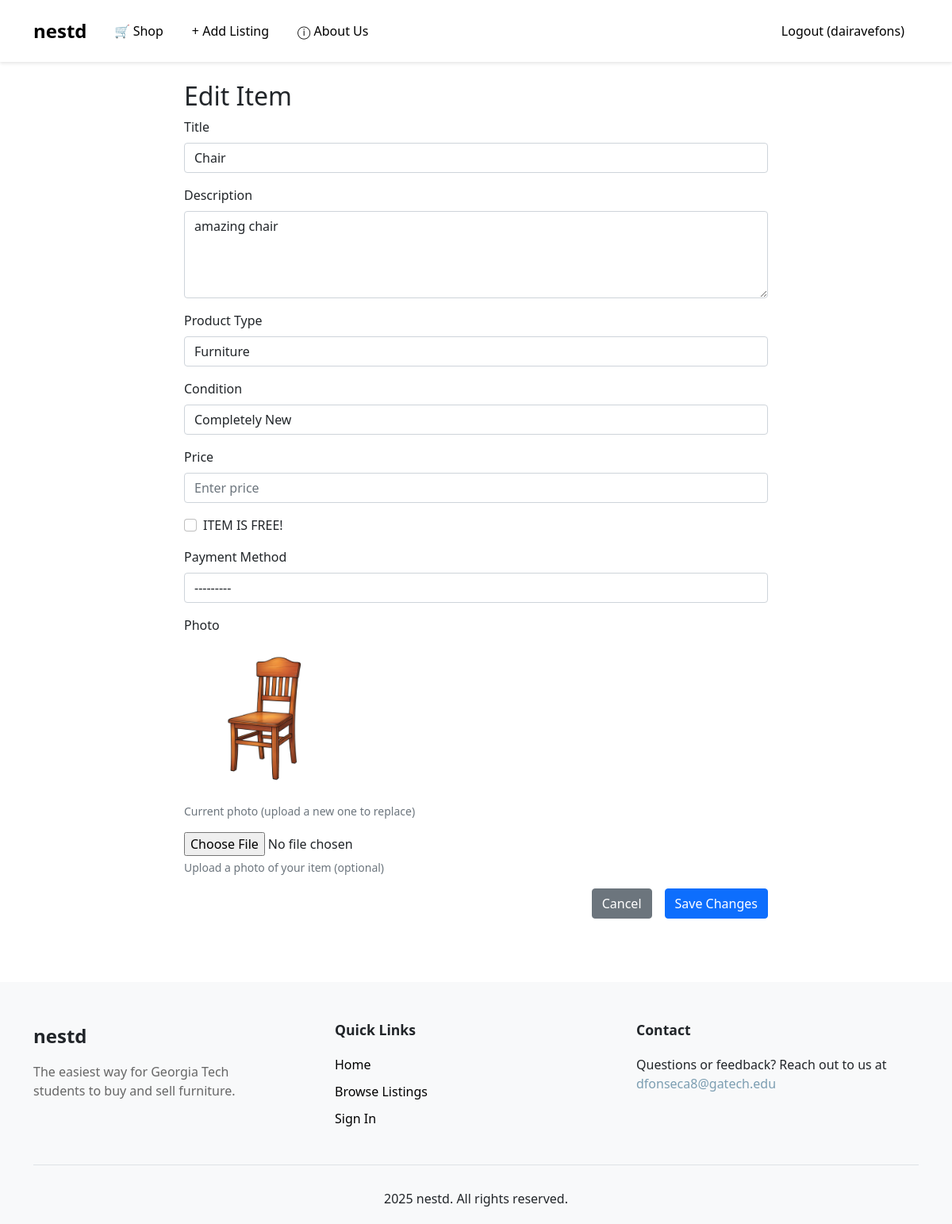
Screenshot of /shop/edit/1/ (signed in) with the database file from the repository.
### products/models.py (models this page shows, shortened)
class Post(models.Model):
    CONDITION_CHOICES = [
        ('completely_new', 'Completely New'),
        ('almost_new', 'Almost New'),
        ('worn_down', 'Worn Down'),
    ]
    PAYMENT_METHODS = [
        ('venmo', 'Venmo'),
        ('zelle', 'Zelle'),
        ('cash', 'Cash'),
    ]
    title = models.CharField(max_length=200)
    description = models.TextField()
    product_type = models.CharField(max_length=100)
    condition = models.CharField(max_length=20, choices=CONDITION_CHOICES)
    price = models.DecimalField(max_digits=10, decimal_places=2, blank=True, null=True)
    is_free = models.BooleanField(default=False)
    payment_method = models.CharField(max_length=20, choices=PAYMENT_METHODS, blank=True)
    photo = models.ImageField(upload_to='product_photos/', blank=True, null=True)
    author = models.ForeignKey(User, on_delete=models.CASCADE)
    created_at = models.DateTimeField(auto_now_add=True)
    updated_at = models.DateTimeField(auto_now=True)
    is_claimed = models.BooleanField(default=False)
    claimed_by = models.ForeignKey(User, on_delete=models.SET_NULL, null=True, blank=True, related_name='claimed_posts')
    class Meta:
        ordering = ['-created_at']

### products/views.py (the view)
# urls.py: path('edit/<int:post_id>/', views.edit_post, name='edit_post'),
@login_required
def edit_post(request, post_id):
    post = get_object_or_404(Post, id=post_id)
    if post.author != request.user:
        messages.error(request, 'You do not have permission to edit this post.')
        return redirect('post_detail', post_id=post.id)
    if request.method == 'POST':
        form = PostForm(request.POST, request.FILES, instance=post)
        if form.is_valid():
            form.save()
            messages.success(request, 'Your post has been updated successfully!')
            return redirect('post_detail', post_id=post.id)
    else:
        form = PostForm(instance=post)
    return render(request, 'products/edit_post.html', {'form': form, 'post': post})

### products/forms.py
class PostForm(forms.ModelForm):
    class Meta:
        model = Post
        fields = ['title', 'description', 'product_type', 'condition', 'price', 'is_free', 'payment_method', 'photo']
        widgets = {
            'title': forms.TextInput(attrs={'class': 'form-control', 'placeholder': 'Enter product title'}),
            'description': forms.Textarea(attrs={'class': 'form-control', 'rows': 4, 'placeholder': 'Describe your product'}),
            'product_type': forms.TextInput(attrs={'class': 'form-control', 'placeholder': 'e.g., Electronics, Books, Furniture'}),
            'condition': forms.Select(attrs={'class': 'form-control'}),
            'price': forms.NumberInput(attrs={'class': 'form-control', 'placeholder': 'Enter price', 'step': '0.01', 'id': 'id_price'}),
            'is_free': forms.CheckboxInput(attrs={'class': 'form-check-input', 'id': 'id_is_free'}),
            'payment_method': forms.Select(attrs={'class': 'form-control'}),
            'photo': forms.FileInput(attrs={'class': 'form-control-file', 'accept': 'image/*'}),
        }

### products/templates/products/edit_post.html (shortened to what this page needs)
{% extends 'base.html' %}
{% block content %}
<div class="row justify-content-center">
    <div class="col-md-8">
        <h2>Edit Item</h2>
        <form method="post" enctype="multipart/form-data">
            <div class="mb-3">
                <label for="{{ form.title.id_for_label }}" class="form-label">Title</label>
                {{ form.title }}
            </div>
            <div class="mb-3">
                <label for="{{ form.description.id_for_label }}" class="form-label">Description</label>
                {{ form.description }}
            </div>
            <div class="mb-3">
                <label for="{{ form.product_type.id_for_label }}" class="form-label">Product Type</label>
                {{ form.product_type }}
            </div>
            <div class="mb-3">
                <label for="{{ form.condition.id_for_label }}" class="form-label">Condition</label>
                {{ form.condition }}
            </div>
            <div class="mb-3">
                <label for="{{ form.price.id_for_label }}" class="form-label">Price</label>
                {{ form.price }}
            </div>
            <div class="mb-3 form-check">
                {{ form.is_free }}
                <label for="{{ form.is_free.id_for_label }}" class="form-check-label">ITEM IS FREE!</label>
            </div>
            <div class="mb-3">
                <label for="{{ form.payment_method.id_for_label }}" class="form-label">Payment Method</label>
                {{ form.payment_method }}
            </div>
            <div class="mb-3">
                <label for="{{ form.photo.id_for_label }}" class="form-label">Photo</label>
                {% if post.photo %}
                    <div class="mb-2">
                        <img src="{{ post.photo.url }}" alt="{{ post.title }}" style="max-width: 200px; max-height: 200px;">
                        <p class="form-text">Current photo (upload a new one to replace)</p>
                    </div>
                {% endif %}
                {{ form.photo }}
                <div class="form-text">Upload a photo of your item (optional)</div>
            </div>
            <div class="d-grid gap-2 d-md-flex justify-content-md-end">
                <a href="{% url 'post_detail' post.id %}" class="btn btn-secondary me-md-2">Cancel</a>
                <button type="submit" class="btn btn-primary">Save Changes</button>
            </div>
        </form>
    </div>
</div>
{% endblock %}

### products/templates/base.html (shortened to what this page needs)
<!DOCTYPE html>
<html lang="en">
<head>
    <link href="https://cdn.jsdelivr.net/npm/bootstrap@5.1.3/dist/css/bootstrap.min.css" rel="stylesheet">
</head>
<body>
    <nav class="navbar navbar-expand-lg navbar-custom">
        <div class="container">
            <a class="navbar-brand" href="{% url 'home' %}">nestd</a>
            <div class="collapse navbar-collapse" id="navbarNav">
                <ul class="navbar-nav me-auto">
                    <li class="nav-item">
                        <a class="nav-link" href="/shop/">🛒 Shop</a>
                    </li>
                    <li class="nav-item">
                        <a class="nav-link" href="/shop/create/">+ Add Listing</a>
                    </li>
                    <li class="nav-item">
                        <a class="nav-link" href="{% url 'about' %}">ⓘ About Us</a>
                    </li>
                </ul>
                <div class="navbar-nav ms-auto">
                    {% if user.is_authenticated %}
                        <a class="nav-link" href="{% url 'logout' %}">Logout ({{ user.username }})</a>
                    {% else %}
                        <a class="btn btn-signin" href="{% url 'login' %}">Sign In</a>
                    {% endif %}
                </div>
            </div>
        </div>
    </nav>
    <div class="container mt-4">
        {% block content %}
        {% endblock %}
    </div>
    <footer class="footer">
        <div class="container">
            <div class="row">
                <div class="col-md-4">
                    <div class="footer-brand">nestd</div>
                    <p class="footer-description">The easiest way for Georgia Tech students to buy and sell furniture.</p>
                </div>
                <div class="col-md-4">
                    <h3 class="footer-title">Quick Links</h3>
                    <ul class="footer-links">
                        <li><a href="{% url 'home' %}">Home</a></li>
                        <li><a href="/shop/">Browse Listings</a></li>
                        <li><a href="{% url 'login' %}">Sign In</a></li>
                    </ul>
                </div>
                <div class="col-md-4">
                    <h3 class="footer-title">Contact</h3>
                    <p>Questions or feedback? Reach out to us at <a href="mailto:dfonseca8@gatech.edu" class="footer-email">dfonseca8@gatech.edu</a></p>
                </div>
            </div>
            <div class="footer-bottom">
                <p class="mb-0">2025 nestd. All rights reserved.</p>
            </div>
        </div>
    </footer>
</body>
</html>

### products/templates/base.html (style rules this page uses)
.navbar-custom { background-color: white; box-shadow: 0 2px 4px rgba(0,0,0,0.1); padding: 1rem 0; }
.navbar-brand { color: #000 !important; font-weight: 700; font-size: 1.5rem; }
.nav-link { color: #000 !important; font-weight: 500; margin: 0 10px; display: flex; align-items: center; }
.footer { background-color: #f8f9fa; padding: 50px 0 20px; margin-top: 80px; }
.footer-brand { font-weight: 700; font-size: 1.5rem; margin-bottom: 15px; }
.footer-description { color: #666; max-width: 300px; }
.footer-title { font-weight: 600; font-size: 1.1rem; margin-bottom: 20px; }
.footer-links { list-style: none; padding: 0; }
.footer-links li { margin-bottom: 10px; }
.footer-links a { color: #000; text-decoration: none; }
.footer-email { color: #7c9eb2; text-decoration: none; }
.footer-bottom { text-align: center; padding-top: 30px; margin-top: 30px; border-top: 1px solid #dee2e6; }

### rows the page displays
Post: title "Chair", description "amazing chair", product_type "Furniture", condition "Completely New", payment_method "---------", photo (picture)

### other values shown
{{ user.username }} "dairavefons"
